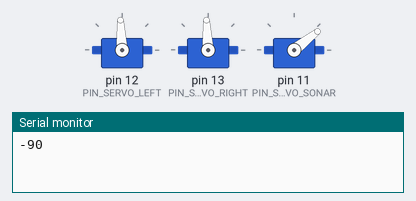
A sketch run on a simulated Arduino Uno, built with avr-gcc and run on an emulated ATmega328P. Shown: 3 × servo, the last lines printed to the serial monitor.

Above: at 0.05 s.
At 2.25 s:
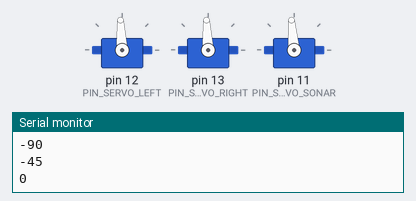
At 4.5 s:
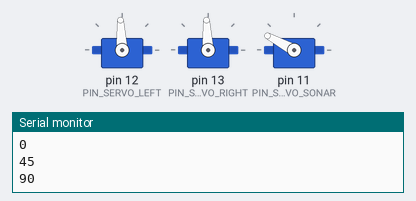
At 9.0 s:
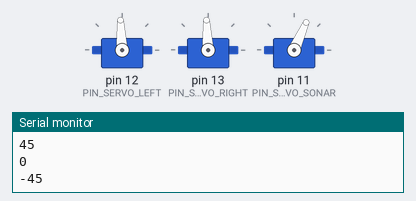
Timing chart, 0 to 13.0 s (numbered marks = the images above):
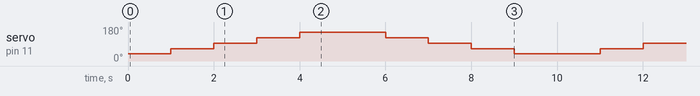

Measured:
- by itself, servo on pin 11 (PIN_SERVO_SONAR): repeats every 10.0 s: 95° 1.0 s, 123° 1.0 s, 152° 2.0 s, 123° 1.0 s, 95° 1.0 s, 66° 1.0 s, 38° 2.0 s, 66° 1.0 s

The sketch:

BoeBotTest.ino
```cpp
#include <Servo.h>

#define PIN_SERVO_RIGHT 13
#define PIN_SERVO_LEFT 12
#define PIN_SERVO_SONAR 11

const int __ServoSonarMin = 38;
const int __ServoSonarMax = 152;

int __offsetLeft = 7;
int __offsetRight = 0;

Servo servoLeft;
Servo servoRight;
Servo servoSonar;


void setup()
{
	Serial.begin(115200);
	servoLeft.attach(PIN_SERVO_LEFT);
	servoRight.attach(PIN_SERVO_RIGHT);
	servoSonar.attach(PIN_SERVO_SONAR);
	setSpeed(0.0, 0.0);
}

int aimPoints[] = {-90, -45, 0, 45, 90};
int curPointIndex = 0;
int numPoints = sizeof(aimPoints) / sizeof(int);
int increment = 1;

void loop()
{
	Serial.println(aimPoints[curPointIndex]);
	aimSonar(aimPoints[curPointIndex]);
	curPointIndex += increment;
	if(curPointIndex >= numPoints)
	{
		curPointIndex = numPoints - 1;
		increment = -1;
	}
	else if(curPointIndex < 0)
	{
		curPointIndex = 0;
		increment = 1;
	}

	delay(1000);

}

void setSpeed(float left, float right)
{
	int deltaRight = 0 - round(left * 200.0);
	int deltaLeft = round(right * 200.0);
	servoRight.writeMicroseconds(1500 + deltaRight + __offsetRight);
	servoLeft.writeMicroseconds(1500 + deltaLeft + __offsetLeft);
}

void aimSonar(int relativeDegrees)
{
	int value = map(relativeDegrees, -90, 90, __ServoSonarMin, __ServoSonarMax);
	servoSonar.write(value);
}
```
